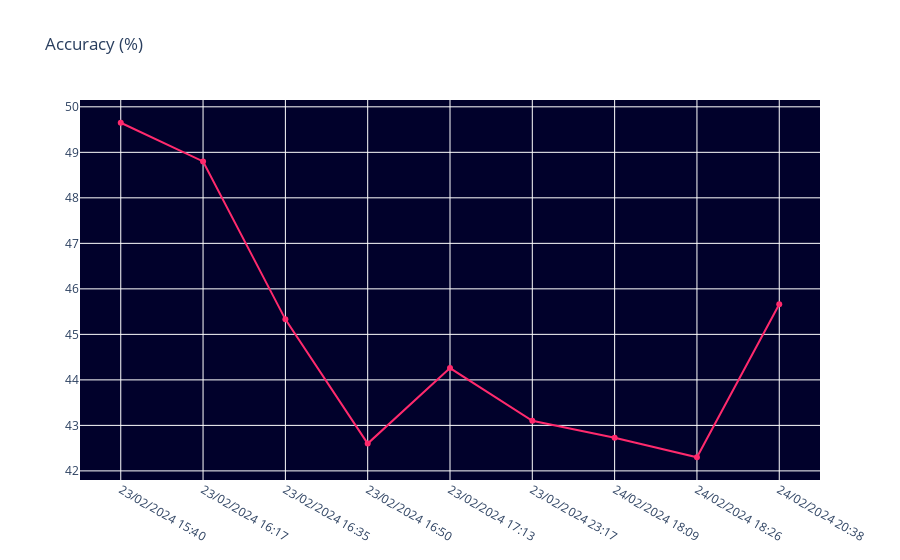

Notebook source saved alongside this figure:
### Code cell
fig = go.Figure()
fig.add_trace(go.Scatter(x=records_df['Date time'], y=records_df['Accuracy'], mode='lines+markers', name='Accuracy', line=dict(color='#FF2A6D')))
fig.update_layout(title='Accuracy (%)', hovermode='x', plot_bgcolor='#01012B')

### Figure 1 — Plotly figure (JSON) as saved in the notebook; plotly's stock layout.template omitted (floating-point values rounded to 4 significant figures)
{"data": [{"line": {"color": "#FF2A6D"}, "mode": "lines+markers", "name": "Accuracy", "type": "scatter", "x": ["23/02/2024 15:40", "23/02/2024 16:17", "23/02/2024 16:35", "23/02/2024 16:50", "23/02/2024 17:13", "23/02/2024 23:17", "24/02/2024 18:09", "24/02/2024 18:26", "24/02/2024 20:38"], "y": [49.65, 48.8, 45.33, 42.6, 44.26, 43.1, 42.73, 42.3, 45.66]}], "layout": {"hovermode": "x", "plot_bgcolor": "#01012B", "title": {"text": "Accuracy (%)"}}}
